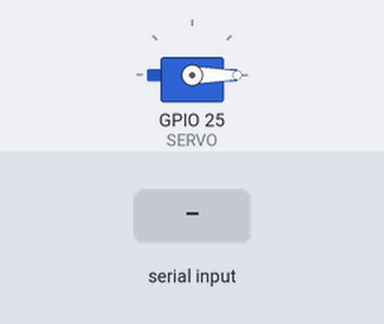
Recording of a sketch running on a simulated ESP32. Parts: servo. Inputs (shaded band) come from the test bench.

Above: at 1.2 s.
1.3 s: "90,45\n" received over Serial
At 1.9 s:
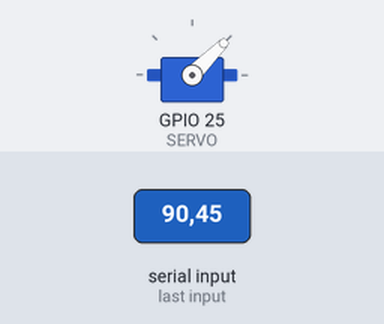
3.9 s: "30,150\n" received over Serial
At 4.8 s:
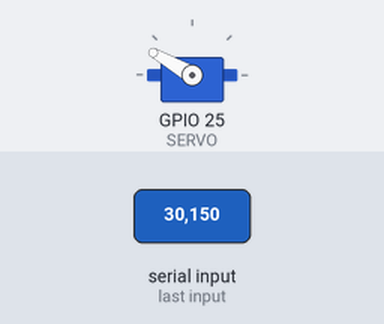
Timing chart, 0 to 6.9 s (numbered marks = the images above; inputs shaded):
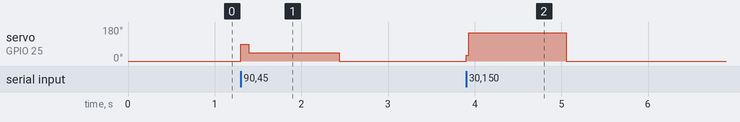

Measured:
- after the input at 1.3 s, servo on GPIO 25 (SERVO): 0° → 90° at once, → 45° 0.09 s later, → 0° 1.0 s later
- after the input at 3.9 s, servo on GPIO 25 (SERVO): 0° → 150° at once, → 0° 1.2 s later

The sketch:

S04_serial_servo.ino.ino
```cpp
//Titulo: S04_serial_servo.ino
//Autor: Gabriel Bravo Eguren

#include <ESP32Servo.h>

#define SERVO 25

//Objeto Reloj (Gabriel Bravo Clock)
struct GBClock
{
public:

  void start()
  {
    startTime = millis();
    running = true;
  }

  unsigned long stop()
  {
    running = false;
    return millis() - startTime;
  }

  unsigned long restart()
  {
    unsigned long elapsed = stop();
    start();
    return elapsed;
  }

  bool check(unsigned long mark)
  {
    if (!running) return false;

    return millis() - startTime >= mark;
  }

  unsigned long elapsed()
  {
    if(running) return millis() - startTime;
    else return 0;
  }

  bool started()
  {
    return running;
  }

private:

  unsigned long startTime = 0;
  bool running = false;
};


Servo servo;
GBClock ck;

int actual = 0;
int diferencia = 0;

void setup()
{
  ESP32PWM::allocateTimer(0);
  servo.setPeriodHertz(50);
  servo.attach(SERVO, 600, 2400);

  Serial.begin(9600);
  servo.write(actual);
}

void loop()
{
  if(Serial.available() && !ck.started())
  {
    auto leido = Serial.parseInt();
    diferencia = abs(actual - leido);

    if(leido >= 0 && leido <= 180)
    {
      servo.write(leido);
      actual = leido;
      ck.start();
    }
  }

  if(ck.started())
  {
    if(ck.check(diferencia)) ck.stop();
  }
}
```
